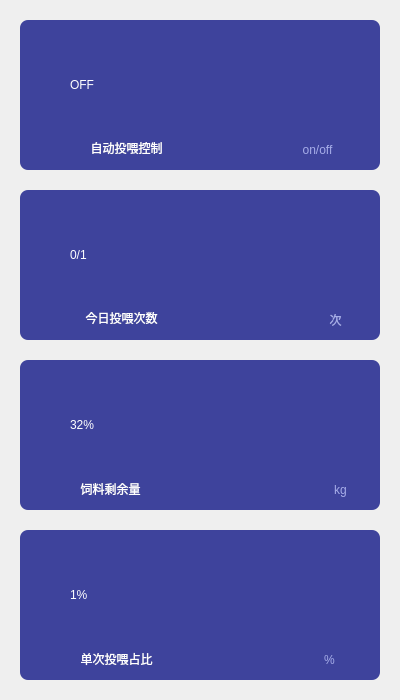
                         <widget class="QWidget" name="TWKZleftWidget" native="true">
                          <property name="minimumSize">
                           <size>
                            <width>400</width>
                            <height>0</height>
                           </size>
                          </property>
                          <property name="maximumSize">
                           <size>
                            <width>400</width>
                            <height>16777215</height>
                           </size>
                          </property>
                          <layout class="QVBoxLayout" name="verticalLayout_17">
                           <property name="spacing">
                            <number>20</number>
                           </property>
                           <property name="leftMargin">
                            <number>20</number>
                           </property>
                           <property name="topMargin">
                            <number>20</number>
                           </property>
                           <property name="rightMargin">
                            <number>20</number>
                           </property>
                           <property name="bottomMargin">
                            <number>20</number>
                           </property>
                           <item>
                            <widget class="QWidget" name="feedingAutoWidget" native="true">
                             <property name="minimumSize">
                              <size>
                               <width>360</width>
                               <height>150</height>
                              </size>
                             </property>
                             <property name="styleSheet">
                              <string notr="true">#feedingAutoWidget
{
background-color: rgb(62,67,156);
border-radius:8px;
}</string>
                             </property>
                             <widget class="QLabel" name="feedingAutoName">
                              <property name="geometry">
                               <rect>
                                <x>6</x>
                                <y>108</y>
                                <width>201</width>
                                <height>40</height>
                               </rect>
                              </property>
                              <property name="autoFillBackground">
                               <bool>false</bool>
                              </property>
                              <property name="styleSheet">
                               <string notr="true">#feedingAutoName
{
font: 15pt &quot;楷体&quot; ;
color:white;
}
</string>
                              </property>
                              <property name="text">
                               <string>自动投喂控制</string>
                              </property>
                              <property name="alignment">
                               <set>Qt::AlignCenter</set>
                              </property>
                             </widget>
                             <widget class="QLabel" name="feedingAutoValue">
                              <property name="geometry">
                               <rect>
                                <x>50</x>
                                <y>20</y>
                                <width>231</width>
                                <height>90</height>
                               </rect>
                              </property>
                              <property name="styleSheet">
                               <string notr="true">#feedingAutoValue
{
font: 40pt &quot;楷体&quot;;
color: rgb(255, 255, 255);
}</string>
                              </property>
                              <property name="text">
                               <string>OFF</string>
                              </property>
                              <property name="alignment">
                               <set>Qt::AlignLeading|Qt::AlignLeft|Qt::AlignVCenter</set>
                              </property>
                             </widget>
                             <widget class="QLabel" name="feedingAutoUnit">
                              <property name="geometry">
                               <rect>
                                <x>252</x>
                                <y>110</y>
                                <width>91</width>
                                <height>40</height>
                               </rect>
                              </property>
                              <property name="styleSheet">
                               <string notr="true">#feedingAutoUnit
{
font: 16pt &quot;楷体&quot;;
color: rgb(166,173,232);
}</string>
                              </property>
                              <property name="text">
                               <string>on/off</string>
                              </property>
                              <property name="alignment">
                               <set>Qt::AlignCenter</set>
                              </property>
                             </widget>
                            </widget>
                           </item>
                           <item>
                            <widget class="QWidget" name="feedingWidget" native="true">
                             <property name="minimumSize">
                              <size>
                               <width>360</width>
                               <height>150</height>
                              </size>
                             </property>
                             <property name="styleSheet">
                              <string notr="true">#feedingWidget
{
background-color: rgb(62,67,156);
border-radius:8px;
}</string>
                             </property>
                             <widget class="QLabel" name="feedingName">
                              <property name="geometry">
                               <rect>
                                <x>6</x>
                                <y>108</y>
                                <width>191</width>
                                <height>40</height>
                               </rect>
                              </property>
                              <property name="autoFillBackground">
                               <bool>false</bool>
                              </property>
                              <property name="styleSheet">
                               <string notr="true">#feedingName
{
font: 15pt &quot;楷体&quot; ;
color:white;
}
</string>
                              </property>
                              <property name="text">
                               <string>今日投喂次数</string>
                              </property>
                              <property name="alignment">
                               <set>Qt::AlignCenter</set>
                              </property>
                             </widget>
                             <widget class="QLabel" name="feedingValue">
                              <property name="geometry">
                               <rect>
                                <x>50</x>
                                <y>20</y>
                                <width>261</width>
                                <height>90</height>
                               </rect>
                              </property>
                              <property name="styleSheet">
                               <string notr="true">#feedingValue
{
font: 40pt &quot;楷体&quot;;
color: rgb(255, 255, 255);
}</string>
                              </property>
                              <property name="text">
                               <string>0/1</string>
                              </property>
                              <property name="alignment">
                               <set>Qt::AlignLeading|Qt::AlignLeft|Qt::AlignVCenter</set>
                              </property>
                             </widget>
                             <widget class="QLabel" name="feedingUnit">
                              <property name="geometry">
                               <rect>
                                <x>290</x>
                                <y>110</y>
                                <width>51</width>
                                <height>40</height>
                               </rect>
                              </property>
                              <property name="styleSheet">
                               <string notr="true">#feedingUnit
{
font: 16pt &quot;楷体&quot;;
color: rgb(166,173,232);
}</string>
                              </property>
                              <property name="text">
                               <string>次</string>
                              </property>
                              <property name="alignment">
                               <set>Qt::AlignCenter</set>
                              </property>
                             </widget>
                            </widget>
                           </item>
                           <item>
                            <widget class="QWidget" name="feedWidget" native="true">
                             <property name="minimumSize">
                              <size>
                               <width>360</width>
                               <height>150</height>
                              </size>
                             </property>
                             <property name="styleSheet">
                              <string notr="true">#feedWidget
{
background-color: rgb(62,67,156);
border-radius:8px;
}</string>
                             </property>
                             <widget class="QLabel" name="feedName">
                              <property name="geometry">
                               <rect>
                                <x>0</x>
                                <y>108</y>
                                <width>181</width>
                                <height>41</height>
                               </rect>
                              </property>
                              <property name="autoFillBackground">
                               <bool>false</bool>
                              </property>
                              <property name="styleSheet">
                               <string notr="true">#feedName
{
font: 15pt &quot;楷体&quot; ;
color:white;
}
</string>
                              </property>
                              <property name="text">
                               <string>饲料剩余量</string>
                              </property>
                              <property name="alignment">
                               <set>Qt::AlignCenter</set>
                              </property>
                             </widget>
                             <widget class="QLabel" name="feedValue">
                              <property name="geometry">
                               <rect>
                                <x>50</x>
                                <y>20</y>
                                <width>281</width>
                                <height>90</height>
                               </rect>
                              </property>
                              <property name="styleSheet">
                               <string notr="true">#feedValue
{
font: 40pt &quot;楷体&quot;;
color: rgb(255, 255, 255);
}</string>
                              </property>
                              <property name="text">
                               <string>32%</string>
                              </property>
                              <property name="alignment">
                               <set>Qt::AlignLeading|Qt::AlignLeft|Qt::AlignVCenter</set>
                              </property>
                             </widget>
                             <widget class="QLabel" name="feedUnit">
                              <property name="geometry">
                               <rect>
                                <x>290</x>
                                <y>110</y>
                                <width>61</width>
                                <height>40</height>
                               </rect>
                              </property>
                              <property name="styleSheet">
                               <string notr="true">#feedUnit
{
font: 16pt &quot;楷体&quot;;
color: rgb(166,173,232);
}</string>
                              </property>
                              <property name="text">
                               <string>kg</string>
                              </property>
                              <property name="alignment">
                               <set>Qt::AlignCenter</set>
                              </property>
                             </widget>
                            </widget>
                           </item>
                           <item>
                            <widget class="QWidget" name="feedingWeightWidget" native="true">
                             <property name="minimumSize">
                              <size>
                               <width>360</width>
                               <height>150</height>
                              </size>
                             </property>
                             <property name="styleSheet">
                              <string notr="true">#feedingWeightWidget
{
background-color: rgb(62,67,156);
border-radius:8px;
}</string>
                             </property>
                             <widget class="QLabel" name="feedingWeightName">
                              <property name="geometry">
                               <rect>
                                <x>6</x>
                                <y>108</y>
                                <width>181</width>
                                <height>41</height>
                               </rect>
                              </property>
                              <property name="autoFillBackground">
                               <bool>false</bool>
                              </property>
                              <property name="styleSheet">
                               <string notr="true">#feedingWeightName
{
font: 15pt &quot;楷体&quot; ;
color:white;
}
</string>
                              </property>
                              <property name="text">
                               <string>单次投喂占比</string>
                              </property>
                              <property name="alignment">
                               <set>Qt::AlignCenter</set>
                              </property>
                             </widget>
                             <widget class="QLabel" name="feedingWeightValue">
                              <property name="geometry">
                               <rect>
                                <x>50</x>
                                <y>20</y>
                                <width>291</width>
                                <height>90</height>
                               </rect>
                              </property>
                              <property name="styleSheet">
                               <string notr="true">#feedingWeightValue
{
font: 40pt &quot;楷体&quot;;
color: rgb(255, 255, 255);
}</string>
                              </property>
                              <property name="text">
                               <string>1%</string>
                              </property>
                              <property name="alignment">
                               <set>Qt::AlignLeading|Qt::AlignLeft|Qt::AlignVCenter</set>
                              </property>
                             </widget>
                             <widget class="QLabel" name="feedingWeightUnit">
                              <property name="geometry">
                               <rect>
                                <x>279</x>
                                <y>110</y>
                                <width>61</width>
                                <height>40</height>
                               </rect>
                              </property>
                              <property name="styleSheet">
                               <string notr="true">#feedingWeightUnit
{
font: 16pt &quot;楷体&quot;;
color: rgb(166,173,232);
}</string>
                              </property>
                              <property name="text">
                               <string>%</string>
                              </property>
                              <property name="alignment">
                               <set>Qt::AlignCenter</set>
                              </property>
                             </widget>
                            </widget>
                           </item>
                          </layout>
                         </widget>
